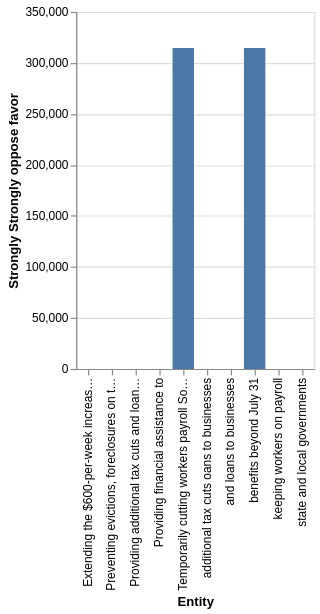

Source (Vega-Lite JSON):
### Vega-Lite specification from a JSON file in a GitHub repository (floating-point values rounded to 4 significant figures)
{"$schema": "https://vega.github.io/schema/vega-lite/v5.json", "description": "Bar chart auto-generated from CSV", "data": {"values": [{"Entity": "Temporarily cutting workers payroll Social Security and Medicare taxes", "Strongly Strongly oppose favor": 314620}, {"Entity": "benefits beyond July 31", "Strongly Strongly oppose favor": 314620}, {"Entity": "Extending the $600-per-week increase in unemployment", "Strongly Strongly oppose favor": 39}, {"Entity": "state and local governments", "Strongly Strongly oppose favor": 23}, {"Entity": "Providing financial assistance to", "Strongly Strongly oppose favor": 23}, {"Entity": "keeping workers on payroll", "Strongly Strongly oppose favor": 0}, {"Entity": "and loans to businesses", "Strongly Strongly oppose favor": 11}, {"Entity": "additional tax cuts oans to businesses", "Strongly Strongly oppose favor": 11}, {"Entity": "Providing additional tax cuts and loans to businesses", "Strongly Strongly oppose favor": 11}, {"Entity": "Preventing evictions, foreclosures on those who have lost jobs or income", "Strongly Strongly oppose favor": 12}]}, "mark": "bar", "encoding": {"x": {"field": "Entity", "type": "ordinal"}, "y": {"field": "Strongly Strongly oppose favor", "type": "quantitative"}}}
